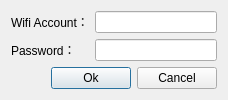
<?xml version="1.0" encoding="UTF-8"?>
<ui version="4.0">
 <class>ServerWifiSettings</class>
 <widget class="QDialog" name="ServerWifiSettings">
  <property name="geometry">
   <rect>
    <x>0</x>
    <y>0</y>
    <width>280</width>
    <height>97</height>
   </rect>
  </property>
  <property name="windowTitle">
   <string>Wifi Setup</string>
  </property>
  <layout class="QVBoxLayout" name="verticalLayout">
   <property name="sizeConstraint">
    <enum>QLayout::SetFixedSize</enum>
   </property>
   <item>
    <layout class="QFormLayout" name="formLayout">
     <item row="0" column="0">
      <widget class="QLabel" name="label">
       <property name="text">
        <string>Wifi Account：</string>
       </property>
      </widget>
     </item>
     <item row="0" column="1">
      <widget class="QLineEdit" name="user_edit"/>
     </item>
     <item row="1" column="0">
      <widget class="QLabel" name="label_2">
       <property name="text">
        <string>Password：</string>
       </property>
      </widget>
     </item>
     <item row="1" column="1">
      <widget class="QLineEdit" name="password_edit"/>
     </item>
    </layout>
   </item>
   <item>
    <layout class="QHBoxLayout" name="horizontalLayout">
     <item>
      <spacer name="horizontalSpacer">
       <property name="orientation">
        <enum>Qt::Horizontal</enum>
       </property>
       <property name="sizeHint" stdset="0">
        <size>
         <width>40</width>
         <height>20</height>
        </size>
       </property>
      </spacer>
     </item>
     <item>
      <widget class="QPushButton" name="ok_btn">
       <property name="text">
        <string>Ok</string>
       </property>
      </widget>
     </item>
     <item>
      <widget class="QPushButton" name="cancel_btn">
       <property name="text">
        <string>Cancel</string>
       </property>
      </widget>
     </item>
    </layout>
   </item>
  </layout>
 </widget>
 <resources/>
 <connections/>
</ui>
